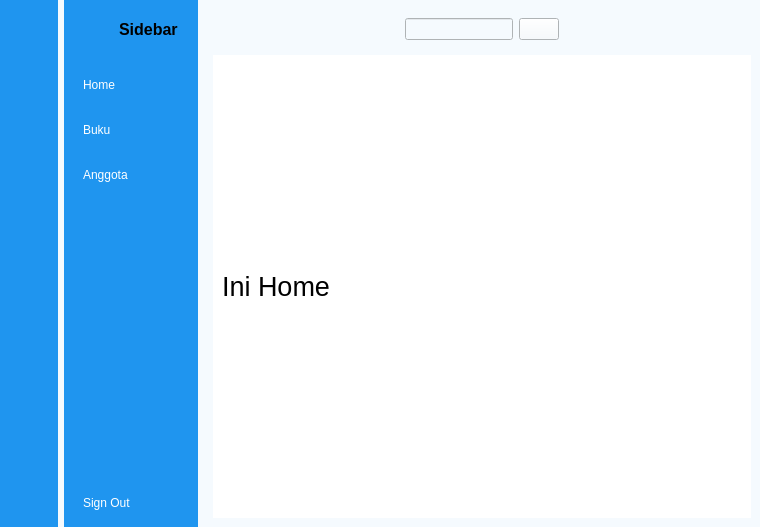
<?xml version="1.0" encoding="UTF-8"?>
<ui version="4.0">
 <class>MainWindow</class>
 <widget class="QMainWindow" name="MainWindow">
  <property name="geometry">
   <rect>
    <x>0</x>
    <y>0</y>
    <width>760</width>
    <height>527</height>
   </rect>
  </property>
  <property name="windowTitle">
   <string>MainWindow</string>
  </property>
  <property name="styleSheet">
   <string notr="true">background-color: rgb(245, 250, 254);</string>
  </property>
  <widget class="QWidget" name="centralwidget">
   <layout class="QHBoxLayout" name="horizontalLayout_6">
    <property name="leftMargin">
     <number>0</number>
    </property>
    <property name="topMargin">
     <number>0</number>
    </property>
    <property name="rightMargin">
     <number>0</number>
    </property>
    <property name="bottomMargin">
     <number>0</number>
    </property>
    <item>
     <widget class="QWidget" name="icon_only_widget" native="true">
      <property name="styleSheet">
       <string notr="true">QWidget{
	background-color: rgb(31, 149, 239);
}

QPushButton {
	color: white;
    height: 30px;
    border: none;
	border-radius: 10px;
}

QPushButton:checked{
	background-color: #F5FAFE;
	color: #1F95EF;
	font-weght: bold;
}</string>
      </property>
      <layout class="QVBoxLayout" name="verticalLayout_3">
       <item>
        <layout class="QHBoxLayout" name="horizontalLayout_3">
         <item>
          <widget class="QLabel" name="label">
           <property name="minimumSize">
            <size>
             <width>40</width>
             <height>40</height>
            </size>
           </property>
           <property name="maximumSize">
            <size>
             <width>40</width>
             <height>40</height>
            </size>
           </property>
           <property name="text">
            <string/>
           </property>
           <property name="pixmap">
            <pixmap resource="resources.qrc">:/assets/profilePlaceHolder.png</pixmap>
           </property>
           <property name="scaledContents">
            <bool>true</bool>
           </property>
          </widget>
         </item>
        </layout>
       </item>
       <item>
        <layout class="QVBoxLayout" name="verticalLayout">
         <property name="spacing">
          <number>15</number>
         </property>
         <property name="topMargin">
          <number>15</number>
         </property>
         <item>
          <widget class="QPushButton" name="home_closed">
           <property name="text">
            <string/>
           </property>
           <property name="icon">
            <iconset resource="resources.qrc">
             <normaloff>:/assets/homeLogo.png</normaloff>:/assets/homeLogo.png</iconset>
           </property>
           <property name="iconSize">
            <size>
             <width>24</width>
             <height>24</height>
            </size>
           </property>
           <property name="checkable">
            <bool>true</bool>
           </property>
           <property name="autoExclusive">
            <bool>true</bool>
           </property>
          </widget>
         </item>
         <item>
          <widget class="QPushButton" name="buku_closed">
           <property name="text">
            <string/>
           </property>
           <property name="icon">
            <iconset resource="resources.qrc">
             <normaloff>:/assets/daftarBukuLogo.png</normaloff>:/assets/daftarBukuLogo.png</iconset>
           </property>
           <property name="iconSize">
            <size>
             <width>24</width>
             <height>24</height>
            </size>
           </property>
           <property name="checkable">
            <bool>true</bool>
           </property>
           <property name="autoExclusive">
            <bool>true</bool>
           </property>
          </widget>
         </item>
         <item>
          <widget class="QPushButton" name="anggota_closed">
           <property name="text">
            <string/>
           </property>
           <property name="icon">
            <iconset resource="resources.qrc">
             <normaloff>:/assets/daftarAnggotaLogo.png</normaloff>:/assets/daftarAnggotaLogo.png</iconset>
           </property>
           <property name="iconSize">
            <size>
             <width>24</width>
             <height>24</height>
            </size>
           </property>
           <property name="checkable">
            <bool>true</bool>
           </property>
           <property name="autoExclusive">
            <bool>true</bool>
           </property>
          </widget>
         </item>
        </layout>
       </item>
       <item>
        <spacer name="verticalSpacer">
         <property name="orientation">
          <enum>Qt::Vertical</enum>
         </property>
         <property name="sizeHint" stdset="0">
          <size>
           <width>20</width>
           <height>280</height>
          </size>
         </property>
        </spacer>
       </item>
       <item>
        <widget class="QPushButton" name="logout_closed">
         <property name="text">
          <string/>
         </property>
         <property name="icon">
          <iconset resource="resources.qrc">
           <normaloff>:/assets/logOutLogo.png</normaloff>:/assets/logOutLogo.png</iconset>
         </property>
         <property name="iconSize">
          <size>
           <width>24</width>
           <height>24</height>
          </size>
         </property>
         <property name="checkable">
          <bool>true</bool>
         </property>
        </widget>
       </item>
      </layout>
     </widget>
    </item>
    <item>
     <widget class="QWidget" name="icon_name_widget" native="true">
      <property name="styleSheet">
       <string notr="true">QWidget{
	background-color: rgb(31, 149, 239);
}

QPushButton {
	color: white;
	text-align: left;
    height: 30px;
    border: none;
    padding-left: 10px;
	border-top-left-radius: 10px;
	border-bottom-left-radius: 10px;
}

QPushButton:checked{
	background-color: #F5FAFE;
	color: #1F95EF;
	font-weght: bold;
}</string>
      </property>
      <layout class="QVBoxLayout" name="verticalLayout_4">
       <property name="rightMargin">
        <number>0</number>
       </property>
       <item>
        <layout class="QHBoxLayout" name="horizontalLayout_2">
         <property name="rightMargin">
          <number>20</number>
         </property>
         <item>
          <widget class="QLabel" name="label_2">
           <property name="minimumSize">
            <size>
             <width>40</width>
             <height>40</height>
            </size>
           </property>
           <property name="maximumSize">
            <size>
             <width>40</width>
             <height>40</height>
            </size>
           </property>
           <property name="text">
            <string/>
           </property>
           <property name="pixmap">
            <pixmap resource="resources.qrc">:/assets/profilePlaceHolder.png</pixmap>
           </property>
           <property name="scaledContents">
            <bool>true</bool>
           </property>
          </widget>
         </item>
         <item>
          <widget class="QLabel" name="label_3">
           <property name="font">
            <font>
             <pointsize>12</pointsize>
             <weight>75</weight>
             <bold>true</bold>
            </font>
           </property>
           <property name="text">
            <string>Sidebar</string>
           </property>
          </widget>
         </item>
        </layout>
       </item>
       <item>
        <layout class="QVBoxLayout" name="verticalLayout_2">
         <property name="spacing">
          <number>15</number>
         </property>
         <property name="topMargin">
          <number>15</number>
         </property>
         <item>
          <widget class="QPushButton" name="home_open">
           <property name="text">
            <string>Home</string>
           </property>
           <property name="icon">
            <iconset resource="resources.qrc">
             <normaloff>:/assets/homeLogo.png</normaloff>:/assets/homeLogo.png</iconset>
           </property>
           <property name="iconSize">
            <size>
             <width>24</width>
             <height>24</height>
            </size>
           </property>
           <property name="checkable">
            <bool>true</bool>
           </property>
           <property name="autoExclusive">
            <bool>true</bool>
           </property>
          </widget>
         </item>
         <item>
          <widget class="QPushButton" name="buku_open">
           <property name="text">
            <string>Buku</string>
           </property>
           <property name="icon">
            <iconset resource="resources.qrc">
             <normaloff>:/assets/daftarBukuLogo.png</normaloff>:/assets/daftarBukuLogo.png</iconset>
           </property>
           <property name="iconSize">
            <size>
             <width>24</width>
             <height>24</height>
            </size>
           </property>
           <property name="checkable">
            <bool>true</bool>
           </property>
           <property name="autoExclusive">
            <bool>true</bool>
           </property>
          </widget>
         </item>
         <item>
          <widget class="QPushButton" name="anggota_open">
           <property name="text">
            <string>Anggota</string>
           </property>
           <property name="icon">
            <iconset resource="resources.qrc">
             <normaloff>:/assets/daftarAnggotaLogo.png</normaloff>:/assets/daftarAnggotaLogo.png</iconset>
           </property>
           <property name="iconSize">
            <size>
             <width>24</width>
             <height>24</height>
            </size>
           </property>
           <property name="checkable">
            <bool>true</bool>
           </property>
           <property name="autoExclusive">
            <bool>true</bool>
           </property>
          </widget>
         </item>
        </layout>
       </item>
       <item>
        <spacer name="verticalSpacer_2">
         <property name="orientation">
          <enum>Qt::Vertical</enum>
         </property>
         <property name="sizeHint" stdset="0">
          <size>
           <width>20</width>
           <height>168</height>
          </size>
         </property>
        </spacer>
       </item>
       <item>
        <widget class="QPushButton" name="logout_open">
         <property name="text">
          <string>Sign Out</string>
         </property>
         <property name="icon">
          <iconset>
           <normaloff>assets/logOutLogo.png</normaloff>assets/logOutLogo.png</iconset>
         </property>
         <property name="iconSize">
          <size>
           <width>24</width>
           <height>24</height>
          </size>
         </property>
         <property name="checkable">
          <bool>true</bool>
         </property>
        </widget>
       </item>
      </layout>
     </widget>
    </item>
    <item>
     <widget class="QWidget" name="main_menu" native="true">
      <layout class="QVBoxLayout" name="verticalLayout_5">
       <item>
        <widget class="QWidget" name="header_widget" native="true">
         <layout class="QHBoxLayout" name="horizontalLayout_4">
          <item>
           <widget class="QPushButton" name="menu">
            <property name="styleSheet">
             <string notr="true">border: none;</string>
            </property>
            <property name="text">
             <string/>
            </property>
            <property name="icon">
             <iconset resource="resources.qrc">
              <normaloff>:/assets/menuLogo.png</normaloff>:/assets/menuLogo.png</iconset>
            </property>
            <property name="checkable">
             <bool>true</bool>
            </property>
            <property name="checked">
             <bool>false</bool>
            </property>
           </widget>
          </item>
          <item>
           <spacer name="horizontalSpacer_2">
            <property name="orientation">
             <enum>Qt::Horizontal</enum>
            </property>
            <property name="sizeHint" stdset="0">
             <size>
              <width>127</width>
              <height>20</height>
             </size>
            </property>
           </spacer>
          </item>
          <item>
           <layout class="QHBoxLayout" name="horizontalLayout">
            <item>
             <widget class="QLineEdit" name="lineEdit"/>
            </item>
            <item>
             <widget class="QPushButton" name="pushButton_14">
              <property name="text">
               <string/>
              </property>
              <property name="icon">
               <iconset resource="resources.qrc">
                <normaloff>:/assets/searchLogo.png</normaloff>:/assets/searchLogo.png</iconset>
              </property>
             </widget>
            </item>
           </layout>
          </item>
          <item>
           <spacer name="horizontalSpacer">
            <property name="orientation">
             <enum>Qt::Horizontal</enum>
            </property>
            <property name="sizeHint" stdset="0">
             <size>
              <width>38</width>
              <height>20</height>
             </size>
            </property>
           </spacer>
          </item>
          <item>
           <widget class="QPushButton" name="pushButton_15">
            <property name="styleSheet">
             <string notr="true">border: none;</string>
            </property>
            <property name="text">
             <string/>
            </property>
            <property name="icon">
             <iconset resource="resources.qrc">
              <normaloff>:/assets/profileLogo.png</normaloff>:/assets/profileLogo.png</iconset>
            </property>
           </widget>
          </item>
         </layout>
        </widget>
       </item>
       <item>
        <widget class="QStackedWidget" name="stackedWidget">
         <property name="styleSheet">
          <string notr="true">background-color: rgb(255, 255, 255);</string>
         </property>
         <widget class="QWidget" name="Home">
          <layout class="QHBoxLayout" name="horizontalLayout_5">
           <item>
            <widget class="QLabel" name="label_5">
             <property name="font">
              <font>
               <pointsize>20</pointsize>
              </font>
             </property>
             <property name="text">
              <string>Ini Home</string>
             </property>
            </widget>
           </item>
          </layout>
         </widget>
         <widget class="QWidget" name="daftarBuku">
          <layout class="QHBoxLayout" name="horizontalLayout_7">
           <item>
            <widget class="QLabel" name="label_4">
             <property name="font">
              <font>
               <pointsize>20</pointsize>
              </font>
             </property>
             <property name="styleSheet">
              <string notr="true"/>
             </property>
             <property name="text">
              <string>Ini Daftar Buku</string>
             </property>
            </widget>
           </item>
          </layout>
         </widget>
         <widget class="QWidget" name="daftarAnggota">
          <layout class="QHBoxLayout" name="horizontalLayout_8">
           <item>
            <widget class="QLabel" name="label_6">
             <property name="font">
              <font>
               <pointsize>20</pointsize>
              </font>
             </property>
             <property name="styleSheet">
              <string notr="true">background-color: rgb(170, 0, 0);</string>
             </property>
             <property name="text">
              <string>Ini Daftar Anggota</string>
             </property>
            </widget>
           </item>
          </layout>
         </widget>
        </widget>
       </item>
      </layout>
     </widget>
    </item>
   </layout>
  </widget>
 </widget>
 <resources>
  <include location="resources.qrc"/>
 </resources>
 <connections>
  <connection>
   <sender>menu</sender>
   <signal>toggled(bool)</signal>
   <receiver>icon_only_widget</receiver>
   <slot>setHidden(bool)</slot>
   <hints>
    <hint type="sourcelabel">
     <x>257</x>
     <y>40</y>
    </hint>
    <hint type="destinationlabel">
     <x>53</x>
     <y>217</y>
    </hint>
   </hints>
  </connection>
  <connection>
   <sender>menu</sender>
   <signal>toggled(bool)</signal>
   <receiver>icon_name_widget</receiver>
   <slot>setVisible(bool)</slot>
   <hints>
    <hint type="sourcelabel">
     <x>256</x>
     <y>40</y>
    </hint>
    <hint type="destinationlabel">
     <x>206</x>
     <y>281</y>
    </hint>
   </hints>
  </connection>
  <connection>
   <sender>anggota_closed</sender>
   <signal>toggled(bool)</signal>
   <receiver>anggota_open</receiver>
   <slot>setChecked(bool)</slot>
   <hints>
    <hint type="sourcelabel">
     <x>38</x>
     <y>172</y>
    </hint>
    <hint type="destinationlabel">
     <x>109</x>
     <y>176</y>
    </hint>
   </hints>
  </connection>
  <connection>
   <sender>buku_closed</sender>
   <signal>toggled(bool)</signal>
   <receiver>buku_open</receiver>
   <slot>setChecked(bool)</slot>
   <hints>
    <hint type="sourcelabel">
     <x>32</x>
     <y>126</y>
    </hint>
    <hint type="destinationlabel">
     <x>117</x>
     <y>131</y>
    </hint>
   </hints>
  </connection>
  <connection>
   <sender>home_closed</sender>
   <signal>toggled(bool)</signal>
   <receiver>home_open</receiver>
   <slot>setChecked(bool)</slot>
   <hints>
    <hint type="sourcelabel">
     <x>30</x>
     <y>91</y>
    </hint>
    <hint type="destinationlabel">
     <x>104</x>
     <y>94</y>
    </hint>
   </hints>
  </connection>
  <connection>
   <sender>anggota_open</sender>
   <signal>toggled(bool)</signal>
   <receiver>anggota_closed</receiver>
   <slot>setChecked(bool)</slot>
   <hints>
    <hint type="sourcelabel">
     <x>83</x>
     <y>188</y>
    </hint>
    <hint type="destinationlabel">
     <x>40</x>
     <y>188</y>
    </hint>
   </hints>
  </connection>
  <connection>
   <sender>buku_open</sender>
   <signal>toggled(bool)</signal>
   <receiver>buku_closed</receiver>
   <slot>setChecked(bool)</slot>
   <hints>
    <hint type="sourcelabel">
     <x>83</x>
     <y>141</y>
    </hint>
    <hint type="destinationlabel">
     <x>30</x>
     <y>138</y>
    </hint>
   </hints>
  </connection>
  <connection>
   <sender>home_open</sender>
   <signal>toggled(bool)</signal>
   <receiver>home_closed</receiver>
   <slot>setChecked(bool)</slot>
   <hints>
    <hint type="sourcelabel">
     <x>98</x>
     <y>82</y>
    </hint>
    <hint type="destinationlabel">
     <x>41</x>
     <y>80</y>
    </hint>
   </hints>
  </connection>
  <connection>
   <sender>logout_closed</sender>
   <signal>toggled(bool)</signal>
   <receiver>MainWindow</receiver>
   <slot>close()</slot>
   <hints>
    <hint type="sourcelabel">
     <x>23</x>
     <y>510</y>
    </hint>
    <hint type="destinationlabel">
     <x>32</x>
     <y>564</y>
    </hint>
   </hints>
  </connection>
  <connection>
   <sender>logout_open</sender>
   <signal>toggled(bool)</signal>
   <receiver>MainWindow</receiver>
   <slot>close()</slot>
   <hints>
    <hint type="sourcelabel">
     <x>128</x>
     <y>503</y>
    </hint>
    <hint type="destinationlabel">
     <x>132</x>
     <y>557</y>
    </hint>
   </hints>
  </connection>
 </connections>
</ui>
